Frame 1 (no input): blank canvas, image omitted
Frame 60 (no input): blank canvas, image omitted
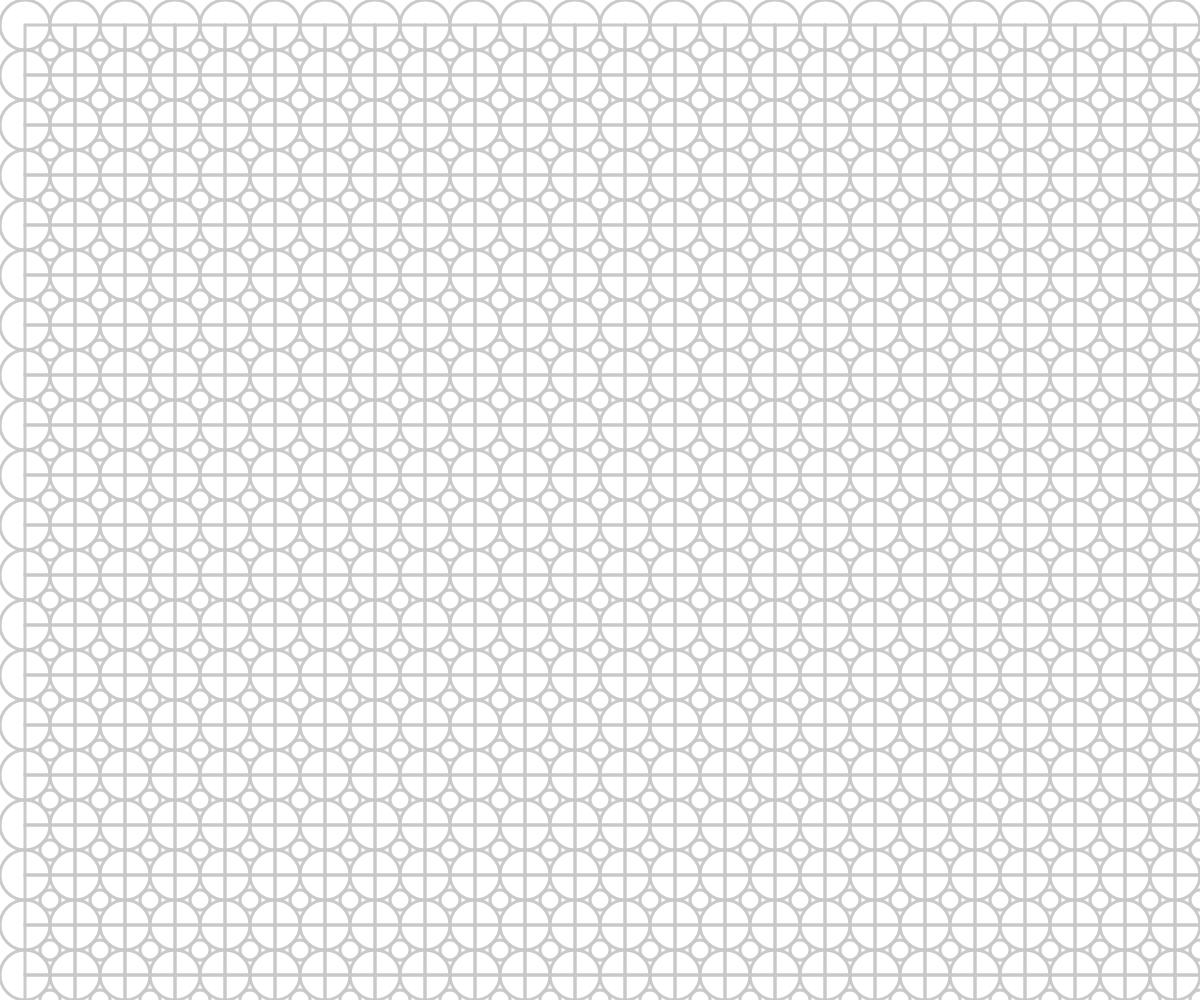
Frame 120 (the mouse pressed at the canvas centre since frame 60)

The p5.js sketch whose frames 1 and 60 were blank and that drew this single picture after the mouse press (run headless with seeded random() and noise() and a simulated clock; from frame 60 on, the mouse is pressed at the canvas centre):

// p5.js sketch
// ── sketch.js
function setup() {
  createCanvas(windowWidth, windowHeight);
}

function draw() {
  background(255);//背景白色
  strokeWeight(3)
  stroke(mouseX/3,mouseY%255)
  noFill();//不要充滿顏色
 
  for(var j=0;j<(height/50);j=j+1)//j++ =>j=j+1
    for(var i=0;i<int(width/40);i=i+1)//i++ =>i=i+1
  { 
    ellipse(25+(i*50),25+(j*50),50)//在座標(25,25)劃一個直徑50圓
  rect(25+(i*50),25+(j*50),50)//方框座標
  ellipse(50+(i*50),50+(j*50),20)
  //ellipse(25+(i*50),25,50)//在座標(25,25)劃一個直徑50圓
  //rect(0+(i*50),50,50)//方框座標
  //ellipse(50+(i*50),50,20)


}
}
